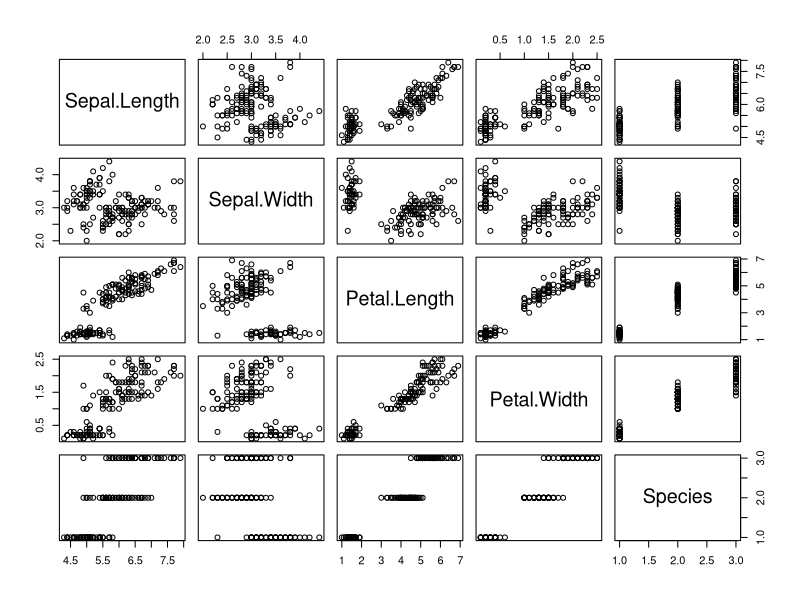
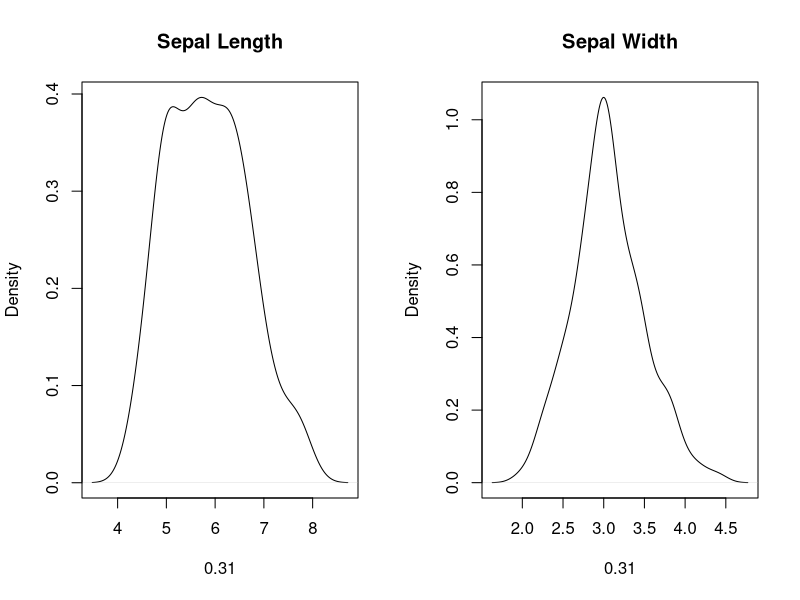
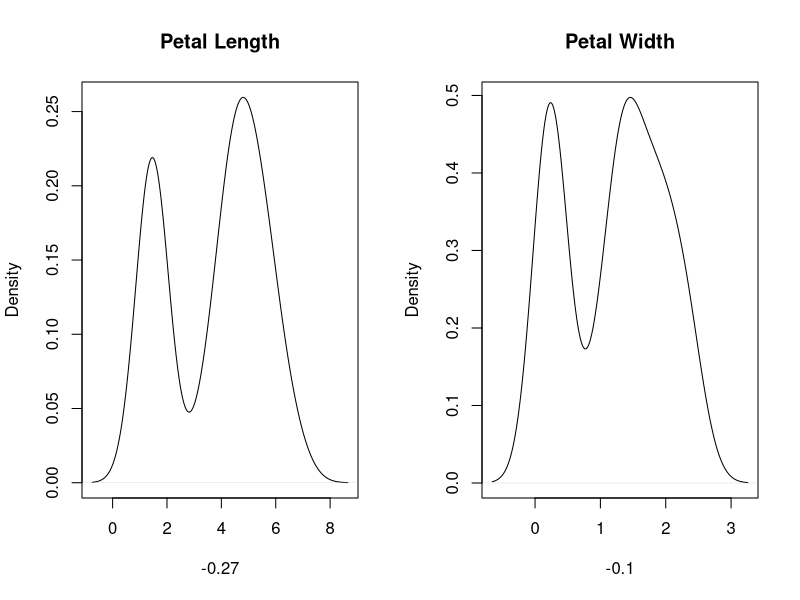

The R source for these figures, in order:
# Dataset
dataset_iris = as.data.frame(iris)

# Encoding categorical data
dataset_iris$Species = factor(dataset_iris$Species, 
                              levels = c('setosa', 'versicolor', 'virginica'), 
                              labels = c(1, 2, 3))
# Correlation
cor(dataset_iris[-5], dataset_iris[-5])

# Graphical Analysis
# 1. Scatter Plot
plot(dataset_iris)

# 2. Density plot
par(mfrow = c(1,2))
plot(density(dataset_iris$Sepal.Length), round(e1071::skewness(dataset_iris$Sepal.Length), 2),
     main = "Sepal Length")
plot(density(dataset_iris$Sepal.Width), round(e1071::skewness(dataset_iris$Sepal.Width), 2),
     main = "Sepal Width")
plot(density(dataset_iris$Petal.Length), round(e1071::skewness(dataset_iris$Petal.Length), 2),
     main = "Petal Length")
plot(density(dataset_iris$Petal.Width), round(e1071::skewness(dataset_iris$Petal.Width), 2),
     main = "Petal Width")

# Splitting of data
library(caTools)
set.seed(123)
split = sample.split(dataset_iris$Petal.Length, SplitRatio = 0.8)
training_iris = subset(dataset_iris, split == TRUE)
test_iris = subset(dataset_iris, split == FALSE)

# Applying model
regressor_iris = lm(formula = Petal.Length ~., data = training_iris)
print(regressor_iris)

# Prediction
y_pred_iris = predict(regressor_iris, newdata = test_iris)
round(y_pred_iris, 1)

summary(regressor_iris)
